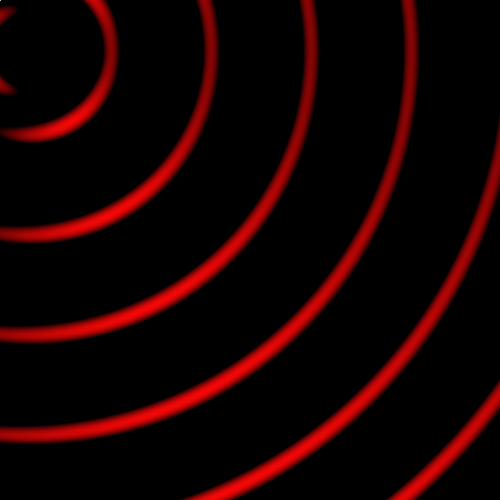
Frame 1 (no input)
Frame 60 (the mouse pressed at the canvas centre just before this capture): identical to frame 1, image omitted
Frame 120 (the mouse held since frame 60 and released just before this capture): identical to frame 1, image omitted

The Processing sketch that drew this single still picture (run headless with seeded random() and noise(); from frame 60 on, the mouse is pressed at the canvas centre):

// Processing sketch: processing_98077
// ── processing_98077.pde

void setup()
{
  size(500,500);
}

void draw ()
{
loadPixels ();
for ( int p =1 ; p < pixels . length ; p ++)
{
int x = p % width ;
int y = p / width ;
float w1 = wave (x , y , 50 , 50 , 100);
float w2 = wave (x , y , 20 , 50 , 50);
float w = constrain ( w1 + w2 ,0 ,1);
pixels [ p ]= lerpColor ( color (#F50707) , color (#000000) , w );
}
updatePixels ();
}
float wave ( int x , int y , int xo , int yo , int wl )
{
float d = dist (x , y , xo , yo );
float w = map (d , 0 , wl , 0 , TWO_PI );
return map ( sin ( w ) , -1 , 1 , 0 , 2);
}
